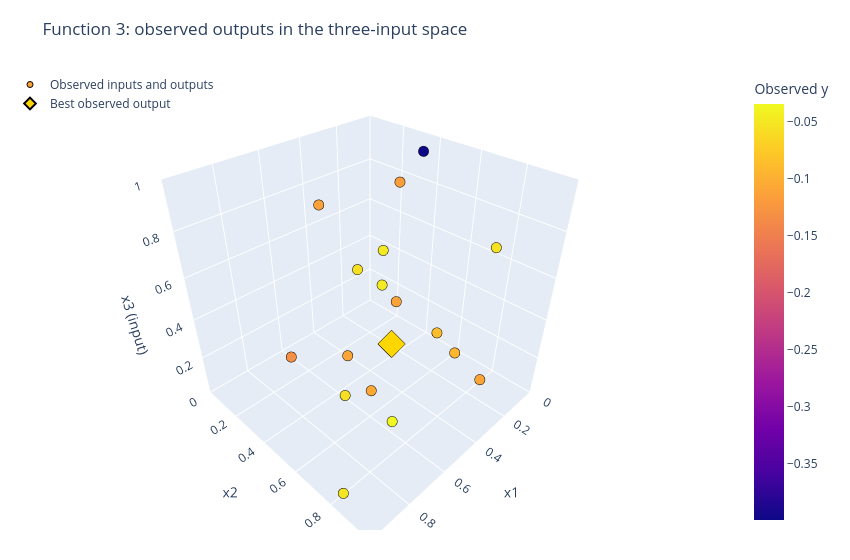

The notebook cell this image was saved under:
### Markdown cell above
## Three input coordinates, with output shown by colour

A terrain with two ground coordinates and output as height cannot also show a third input.
First keep all three **input axes** and use colour for the measured output. Drag to rotate,
scroll to zoom, and hover over a point for its input coordinates and output.
The gold diamond marks the best observed output; points are not joined into an observed surface.
Raw outputs are suitable here. Negative values retain their signs: closer to zero means a higher score.

The Plasma colour scale runs from dark purple (lower outputs) to bright yellow (higher outputs).

### Code cell
import plotly.graph_objects as go

cloud_plot_config = {**PLOT_CONFIG, "responsive": False}

surface_inputs = X[["x1", "x2", "x3"]].to_numpy(dtype=float)
surface_outputs = y.to_numpy(dtype=float)
best_position = np.argmax(surface_outputs)
terrain_relief = 0.16
observed_input_fig = go.Figure(go.Scatter3d(
    x=X["x1"], y=X["x2"], z=X["x3"], mode="markers",
    marker=dict(size=6, color=surface_outputs, colorscale="Plasma",
                cmin=surface_outputs.min(), cmax=surface_outputs.max(),
                colorbar=dict(title="Observed y"), line=dict(color="black", width=1)),
    customdata=surface_outputs, name="Observed inputs and outputs",
    hovertemplate="x1=%{x:.4f}<br>x2=%{y:.4f}<br>x3=%{z:.4f}"
                  "<br>Observed y=%{customdata:.4f}<extra></extra>",
))
observed_input_fig.add_trace(go.Scatter3d(
    x=[surface_inputs[best_position, 0]], y=[surface_inputs[best_position, 1]],
    z=[surface_inputs[best_position, 2]], mode="markers",
    marker=dict(size=9, color="gold", symbol="diamond", line=dict(color="black", width=2)),
    customdata=[surface_outputs[best_position]], name="Best observed output",
    hovertemplate="Best observed y=%{customdata:.4f}<extra></extra>",
))
observed_input_fig.update_layout(
    title="Function 3: observed outputs in the three-input space",
    width=850, height=560, autosize=False, margin=dict(l=10, r=80, t=70, b=30),
    scene=dict(xaxis=dict(title="x1", range=[0, 1]),
               yaxis=dict(title="x2", range=[0, 1]),
               zaxis=dict(title="x3 (input)", range=[0, 1]),
               aspectmode="cube", dragmode="orbit"),
    legend=dict(x=0, y=1),
)
observed_input_fig.write_html(
    figures / "observed-input-cloud.html", include_plotlyjs=True, config=cloud_plot_config,
)
print(f"{len(surface_outputs)} observations; raw output range {surface_outputs.min():.4f} to {surface_outputs.max():.4f}.")
observed_input_fig.show(config=cloud_plot_config)

### Figure 1 — Plotly figure (JSON) as saved in the notebook; plotly's stock layout.template omitted (floating-point values rounded to 4 significant figures)
{"data": [{"customdata": [-0.1121, -0.08796, -0.1114, -0.03484, -0.04801, -0.1106, -0.3989, -0.1139, -0.1315, -0.09419, -0.04695, -0.106, -0.118, -0.03638, -0.05676, -0.05643, -0.05128, -0.05421], "hovertemplate": "x1=%{x:.4f}<br>x2=%{y:.4f}<br>x3=%{z:.4f}<br>Observed y=%{customdata:.4f}<extra></extra>", "marker": {"cmax": -0.03484, "cmin": -0.3989, "color": [-0.1121, -0.08796, -0.1114, -0.03484, -0.04801, -0.1106, -0.3989, -0.1139, -0.1315, -0.09419, -0.04695, -0.106, -0.118, -0.03638, -0.05676, -0.05643, -0.05128, -0.05421], "colorbar": {"title": {"text": "Observed y"}}, "colorscale": [[0, "#0d0887"], [0.1111, "#46039f"], [0.2222, "#7201a8"], [0.3333, "#9c179e"], [0.4444, "#bd3786"], [0.5556, "#d8576b"], [0.6667, "#ed7953"], [0.7778, "#fb9f3a"], [0.8889, "#fdca26"], [1, "#f0f921"]], "line": {"color": "black", "width": 1}, "size": 6}, "mode": "markers", "name": "Observed inputs and outputs", "type": "scatter3d", "x": [0.1715, 0.2421, 0.5349, 0.4926, 0.1346, 0.3455, 0.1518, 0.6455, 0.7469, 0.1705, 0.2205, 0.666, 0.04681, 0.6001, 0.966, 0.3351, 0.9545, 0.3523], "y": [0.3439, 0.6441, 0.3985, 0.6116, 0.2199, 0.9414, 0.44, 0.3971, 0.2842, 0.697, 0.2978, 0.672, 0.2314, 0.7251, 0.8611, 0.2575, 0.8195, 0.9308], "z": [0.2487, 0.2724, 0.1734, 0.3402, 0.4582, 0.2694, 0.9909, 0.9198, 0.2263, 0.1492, 0.3436, 0.2463, 0.7706, 0.06609, 0.5668, 0.4595, 0.04216, 0.8498]}, {"customdata": [-0.03484], "hovertemplate": "Best observed y=%{customdata:.4f}<extra></extra>", "marker": {"color": "gold", "line": {"color": "black", "width": 2}, "size": 9, "symbol": "diamond"}, "mode": "markers", "name": "Best observed output", "type": "scatter3d", "x": [0.4926], "y": [0.6116], "z": [0.3402]}], "layout": {"autosize": false, "height": 560, "legend": {"x": 0, "y": 1}, "margin": {"b": 30, "l": 10, "r": 80, "t": 70}, "scene": {"aspectmode": "cube", "dragmode": "orbit", "xaxis": {"range": [0, 1], "title": {"text": "x1"}}, "yaxis": {"range": [0, 1], "title": {"text": "x2"}}, "zaxis": {"range": [0, 1], "title": {"text": "x3 (input)"}}}, "title": {"text": "Function 3: observed outputs in the three-input space"}, "width": 850}}
